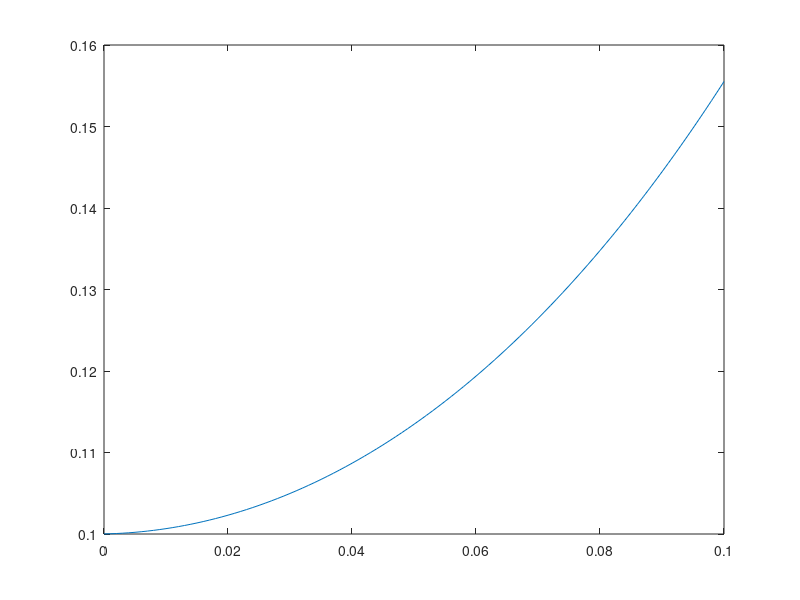
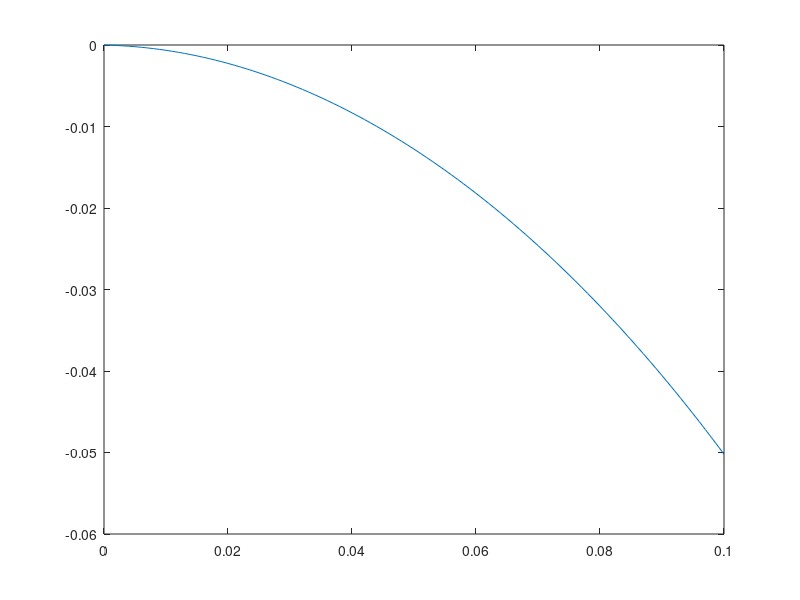
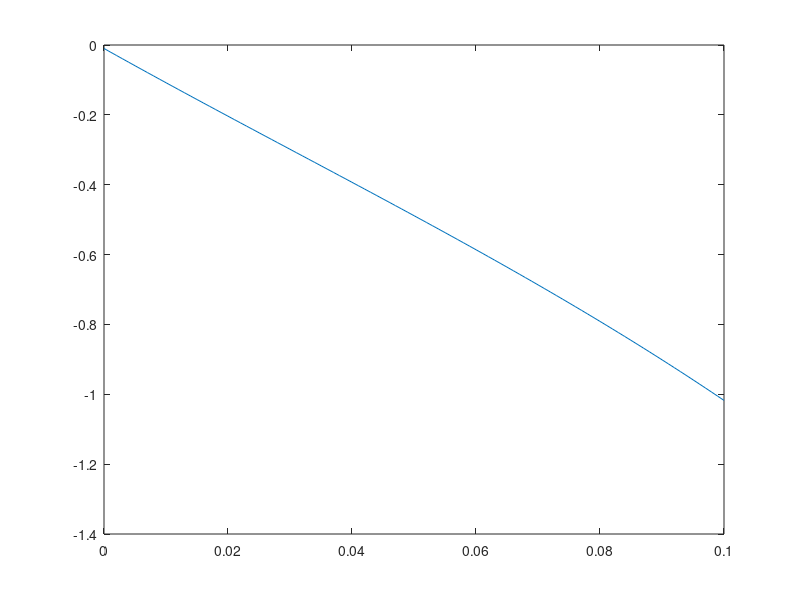

The MATLAB source for these figures, in order:
clear
clc


g = 9.80665;
l = 0.1;
l_g = l/2;
m1 = 0.1;
m2 = 1;
r = 0.025; % [m]
I1 = (1/12) * m1 * (l)^2; 
I2 = (1/2) * m2 * r^2;
c1 = 1*10^-3; % 粘性係数 1*10^-3
c2 = 1*10^-3; % フライホイールの粘性係数

dt = 0.001;
t = 0 : dt : 0.1;
i = 0;
dth1 = 0;
dth2 = 0;
th1 = 0.1;
th2 = 0;
Tw = 0;

s_th1 = [];
s_th2 = [];
s_dth2 = [];
for n = t
    i = i + 1;
    % 自分で求めた運動方程式
%     ddth1 = (Tw - c1*dth1 + c2*dth2 + g*sin(th1)*(l*m2 + l_g*m1))/(m2*l^2 + m1*l_g^2 + I1);
%     ddth2 = -(Tw - c1*dth1 + c2*dth2 + (I1*(Tw + c2*dth2))/I2 + g*sin(th1)*(l*m2 + l_g*m1) + (l^2*m2*(Tw + c2*dth2))/I2 + (l_g^2*m1*(Tw + c2*dth2))/I2)/(m2*l^2 + m1*l_g^2 + I1);
    % 論文の運動方程式
%     ddth1 = -(Tw + c1*dth1 - c2*dth2 - g*sin(th1)*(l*m2 + l_g*m1))/(m2*l^2 + m1*l_g^2 + I1)
%     ddth2 = (c1*dth1 + ((Tw - c2*dth2)*(m2*l^2 + m1*l_g^2 + I1 + I2))/I2 - g*sin(th1)*(l*m2 + l_g*m1))/(m2*l^2 + m1*l_g^2 + I1)
    % 線形化した運動方程式
    ddth1 = (Tw - c1*dth1 + c2*dth2 + g*th1*(l*m2 + l_g*m1))/(m2*l^2 + m1*l_g^2 + I1);
    ddth2 = -(Tw - c1*dth1 + c2*dth2 + g*th1*(l*m2 + l_g*m1) + (I1*(c2*dth2 + Tw))/I2 + (l^2*m2*(c2*dth2 + Tw))/I2 + (l_g^2*m1*(c2*dth2 + Tw))/I2)/(m2*l^2 + m1*l_g^2 + I1);
    
    dth1 = dth1 + ddth1 * dt;
    dth2 = dth2 + ddth2 * dt;
    
    th1 = th1 + dth1 * dt;
    th2 = th2 + dth2 * dt;
    
    s_th1 = [s_th1 th1];
    s_th2 = [s_th2 th2];
    s_dth2 = [s_dth2 dth2];
end

figure(1)
plot(t, s_th1)

figure(2)
plot(t, s_th2)

figure(3)
plot(t, s_dth2)